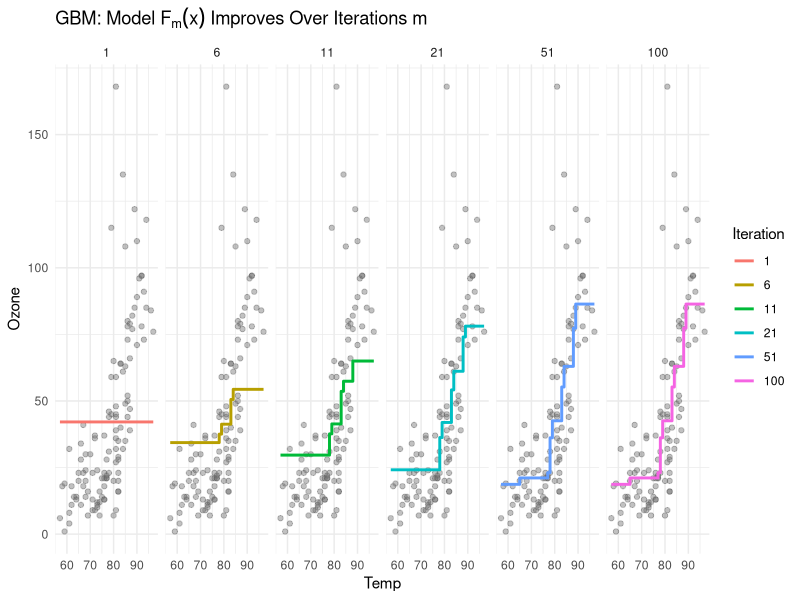
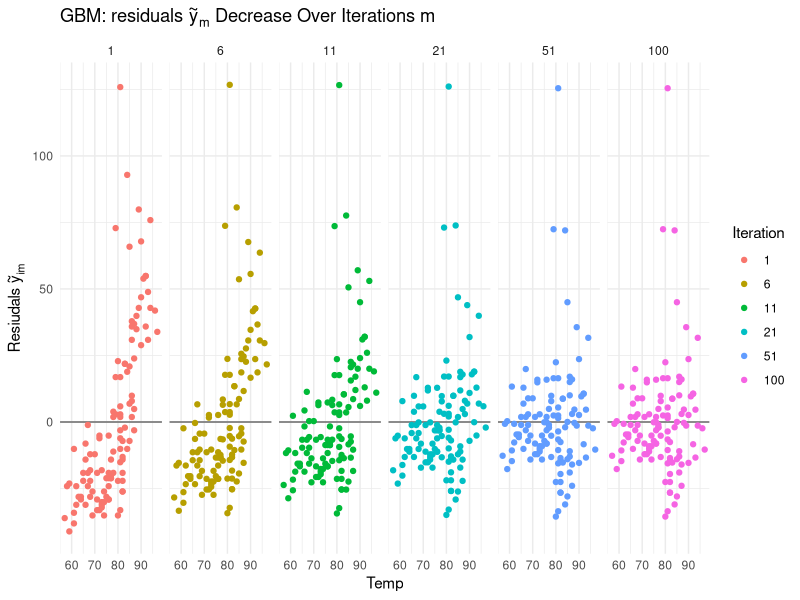
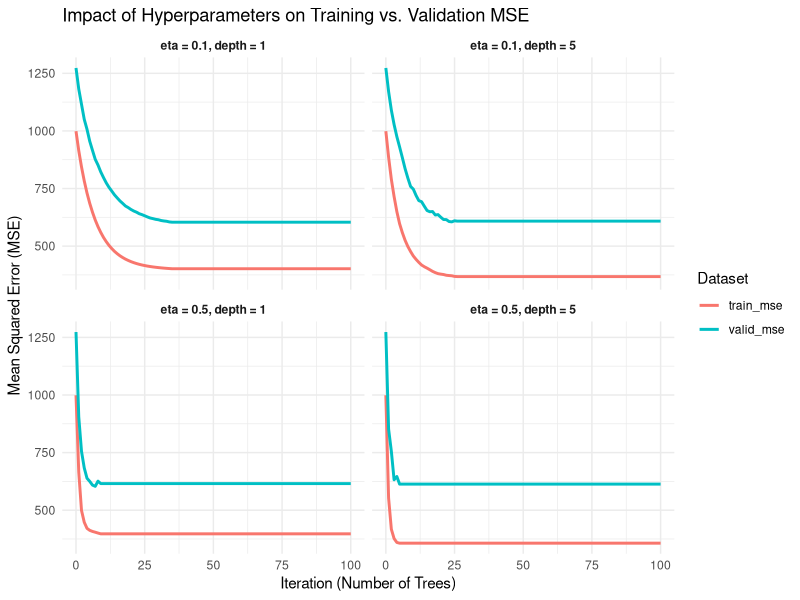
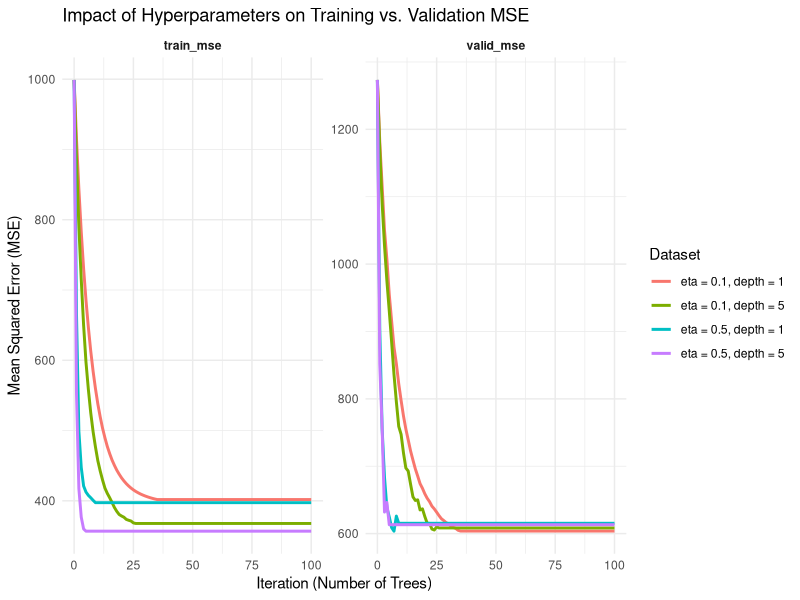

Write the R code that produced these figures, in order.
#==============================================================================#
# R Code for GBM exercises - Part I                                            #
#==============================================================================#
rm(list = ls(all.names = TRUE))
#install.packages("tidyr")
# EXERCISE I: GBM by hand ------------------------------------------------------

# --- 1. Load Libraries & Prepare Data ----
library(rpart)      # For our weak learner (CART)
library(ggplot2)    # For plotting
library(dplyr)      # For data manipulation
library(tidyr)

# Load and clean the data (remove NAs for this simple exercise)
data("airquality")
df <- airquality[, c("Ozone", "Temp")] %>% na.omit()

# --- 2. Set Hyperparameters ----
M <- 100                     # Number of trees (iterations)
eta <- 0.1                   # Our learning rate (eta)
tree_depth <- 1              # Max depth of each tree (a "stump")

# --- 3. Initialize the Model ----
# We start with the simplest possible model, F_0(x).
# As derived in the theoretical exercises for Squared Loss, 
# F_0 is just the mean of y.
F_0 <- mean(df$Ozone)

# 'F_current' will hold the model's predictions at each step m
F_current <- rep(F_0, length(df$Temp))

# We can store the weak learners and predictions for analysis
h_all <- list()                # To store all M trees
F_all <- list()                # To store the predictions at each step
mse <- vector()                # to store the mse at each step
F_all[[1]] <- F_current

# --- 4. Run the GBM Algorithm ----

for (m in 1:M) {
  
  # --- Phase 1: Direction (Calculate Pseudo-Residuals) ---
  # For L2 (Squared) Loss, the pseudo-residual is (y - F_current)
  # TODO: Calculate the pseudo-residuals 'y_tilde'
  
  y_tilde <- df$Ozone - F_all[[m]]
    
    
    # --- Phase 2: Structure (Fit Weak Learner) ---
    # We fit a shallow decision tree (h_m) to predict the residuals.
    # We use a temporary data frame for this.
    df_loop <- data.frame(y_tilde = y_tilde, Temp = df$Temp)
  
  # TODO: Fit an rpart model 'h_m' to predict y_tilde using Temp.
  # Use the 'tree_depth' hyperparameter to control its complexity.
  # HINT: use rpart(..., data = df_loop, control = rpart.control(maxdepth = ...))
  h_m <- rpart(y_tilde ~ Temp, data = df_loop, 
               control = rpart.control(maxdepth = tree_depth))
    
    
    # --- Phase 3: Magnitude & Update (Update F_current) ---
    # In classic GBM (see lecture slide 26), we would do a line search for gamma.
    
    # We CAN simplify that here: Since our weak learner 'h_m' (rpart) is ALSO
    # minimizing L2 loss, its prediction (the leaf-wise mean of y_tilde)
    # is already the optimal L2-minimizing step. We use this prediction
    # directly as our update.
    
    # TODO: Get the predictions from your new tree 'h_m'
    h_m_pred <- predict(h_m)
    
    # TODO: Update the ensemble prediction F_current.
    # Remember to use the learning_rate! (Slide 31: F_m = F_{m-1} + eta * h_m)
    F_current <- F_all[[m]] + eta * h_m_pred
    
    
    # --- Store results for analysis ---
    h_all[[m]] <- h_m
  F_all[[m+1]] <- F_current # Store F_m (F_all[[1]] was F_0)
  
  # Optional: Print the Mean Squared Error (MSE) at this step
  mse <- mean((df$Ozone - F_current)^2)
  cat(paste0("Iteration ", m, ": MSE = ", round(mse, 2), "\n"))
}

cat("GBM Training Complete.\n")

# --- 5. Visualisation ----
m_to_plot <- c(1, 6, 11, 21, 51, M)

# Create a data frame of predictions at different stages
plot_df <- data.frame(
  Temp = df$Temp,
  Ozone = df$Ozone,
  F_all[m_to_plot] |> 
    as.data.frame() |> 
    setNames(paste0("F_", m_to_plot))
)

# Reshape data to long format to fit to ggplot2 functionality
plot_df <- plot_df |> 
  pivot_longer(cols = matches("F_"), names_to = "Iteration", values_to = "F_m") |> 
  mutate(Iteration = gsub("F_", "", Iteration, fixed = TRUE) |> 
           as.integer() |> 
           as.factor(),
         R_m = Ozone - F_m)

# Plot model predictions over time
plot_df |> 
  arrange(Temp) |> 
  ggplot(aes(x = Temp, y = F_m, col = Iteration)) +
  geom_point(aes(x = Temp, y = Ozone), alpha = 0.4, col = "grey40", data = df) +
  geom_step(linewidth = 1) +
  labs(title = bquote("GBM: Model " * F[m](x) * " Improves Over Iterations " * m),
       y = "Ozone") +
  theme_minimal() +
  facet_grid(. ~ Iteration)

# Plot residuals over time
plot_df |> 
  arrange(Temp) |> 
  ggplot(aes(x = Temp, y = R_m, col = Iteration)) +
  geom_hline(yintercept = 0, col = "grey40") +
  geom_point() +
  labs(title = bquote("GBM: residuals " * tilde(y)[m] * " Decrease Over Iterations " * m),
       y = bquote("Resiudals " * tilde(y)[im])) +
  theme_minimal() +
  facet_grid(. ~ Iteration)


# EXERCISE II: Bias-Variance-Trade-Off ----------------------------------------

# --- 1. Load Libraries & Prepare Data ----
# done already in previous exercise


# --- 2. Create Train/Validation Split ----
# We must set a seed to make our split reproducible
set.seed(1234) 
id_train <- sample(1:nrow(df), size = as.integer(0.7 * nrow(df)))
train_df <- df[id_train, ]
valid_df <- df[-id_train, ]

cat(paste("Training samples:", nrow(train_df), "\n"))
cat(paste("Validation samples:", nrow(valid_df), "\n"))

# --- 3. Create a GBM Training Function ----
# The return object of the function is supposed to be a data.frame with
# following structure
mse_results <- data.frame(
  iteration = 0,
  train_mse = 0,
  valid_mse = 0
)



run_gbm <- function(train_data, valid_data, M, eta, tree_depth) {
  
  # TODO: use what you learned in the previous exercise
  
  # --- Initialize Model (on training data) ---
  F_0_train <- mean(train_data$Ozone)
  F_train <- rep(F_0_train, nrow(train_data))
  
  # We must also initialize predictions for the validation set.
  # We use the SAME F_0 (the mean of the training data).
  F_valid <- rep(F_0_train, nrow(valid_data))
  
  # Create a data frame to store the learning curves for both splits
  mse_results <- data.frame(
    iteration = 0,
    train_mse = mean((train_data$Ozone - F_train)^2),
    valid_mse = mean((valid_data$Ozone - F_valid)^2)
  )
  
  # --- Run the GBM Algorithm ---
  
  
  
  
  for (m in 1:M) {
    
    # --- Phase 1: Direction (Calculate Pseudo-Residuals) ---
    # For L2 (Squared) Loss, the pseudo-residual is (y - F_current)
    # TODO: Calculate the training pseudo-residuals 'y_tilde'
    
    y_tilde <- train_data$Ozone - F_train
    
    # --- Phase 2: Structure (Fit Weak Learner) ---
    df_loop <- data.frame(y_tilde = y_tilde, Temp = train_data$Temp)
    
    # Fit an rpart model 'h_m' to predict y_tilde using Temp.
    # Use the 'tree_depth' hyperparameter to control its complexity.
    h_m <- rpart(y_tilde ~ Temp, data = df_loop, 
                 control = rpart.control(maxdepth = tree_depth))
    
    
    # --- Phase 3: Magnitude & Update (Update F_current) ---
    h_m_pred <- predict(h_m)
    
    # Update the ensemble prediction F_current.
    # Get predictions for the training set and update F_train
    F_train <- F_train + eta * h_m_pred
    
    
    # !! CRITICAL -- CRITICAL -- CRITICAL -- CRITICAL -- CRITICAL -- CRITICAL !!
    # Use the SAME(!) tree (h_m) to make predictions on the validation set
    h_m_pred_valid <- predict(h_m, newdata = valid_data)
    F_valid <- F_valid + eta * h_m_pred_valid
    
    # --- Store MSE results ---
    mse_step <- data.frame(
      iteration = m,
      train_mse = mean((train_data$Ozone - F_train)^2),
      valid_mse = mean((valid_data$Ozone - F_valid)^2)
    )
mse_results <- rbind(mse_results, mse_step)
  }
  
  return(mse_results)
}

# --- 4. Define and Run Experiments ----
M <- 100

# Experiment 1: Low depth, Low eta (Baseline)
model_1 <- run_gbm(train_df, valid_df, M, 
                   eta = 0.1, tree_depth = 1)
model_1$model_name <- "eta = 0.1, depth = 1"

# Experiment 2: Low depth, High eta (Fast learning)
model_2 <- run_gbm(train_df, valid_df, M, 
                   eta = 0.5, tree_depth = 1)
model_2$model_name <- "eta = 0.5, depth = 1"

# Experiment 3: High depth, Low eta (Complex model)
model_3 <- run_gbm(train_df, valid_df, M, 
                   eta = 0.1, tree_depth = 5)
model_3$model_name <- "eta = 0.1, depth = 5"

# Experiment 4: High depth, High eta (DANGEROUS model)
model_4 <- run_gbm(train_df, valid_df, M, 
                   eta = 0.5, tree_depth = 5)
model_4$model_name <- "eta = 0.5, depth = 5"


# --- 5. Combine and Plot Results ----
all_results <- rbind(model_1, model_2, model_3, model_4)

# Pivot the data to be 'long' for ggplot
plot_data_long <- all_results %>%
  pivot_longer(
    cols = c("train_mse", "valid_mse"),
    names_to = "dataset_type",
    values_to = "MSE"
  )

# Plot the learning curves!
ggplot(plot_data_long, aes(x = iteration, y = MSE, color = dataset_type)) +
  geom_line(linewidth = 1) +
  # This is the key: facet_wrap separates our 4 models into panels
  facet_wrap(~ model_name) +
  labs(title = "Impact of Hyperparameters on Training vs. Validation MSE",
       x = "Iteration (Number of Trees)",
       y = "Mean Squared Error (MSE)",
       color = "Dataset") +
  theme_minimal() +
  theme(strip.text = element_text(face = "bold"))

# Plot the learning curves!
ggplot(plot_data_long, aes(x = iteration, y = MSE, color = model_name)) +
  geom_line(linewidth = 1) +
  # This is the key: facet_wrap separates our 4 models into panels
  facet_wrap(~ dataset_type, scales = "free_y") +
  labs(title = "Impact of Hyperparameters on Training vs. Validation MSE",
       x = "Iteration (Number of Trees)",
       y = "Mean Squared Error (MSE)",
       color = "Dataset") +
  theme_minimal() +
  theme(strip.text = element_text(face = "bold"))
